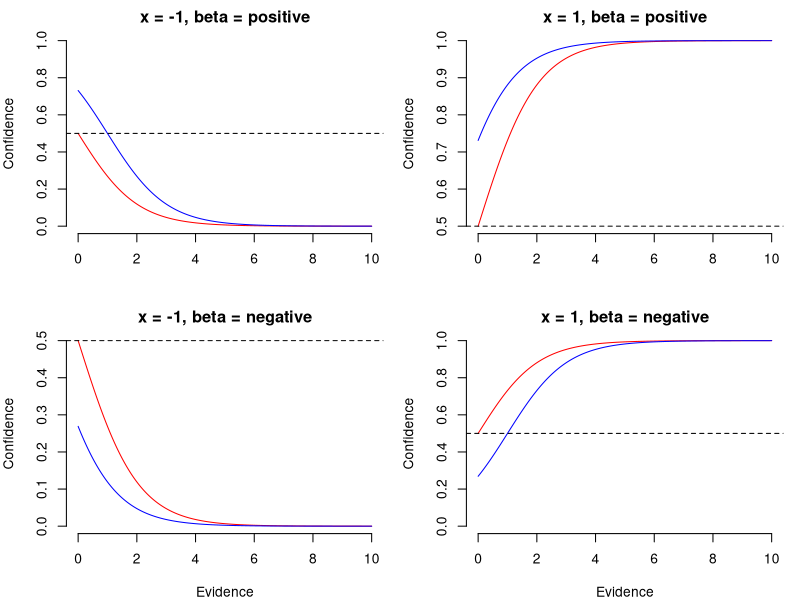
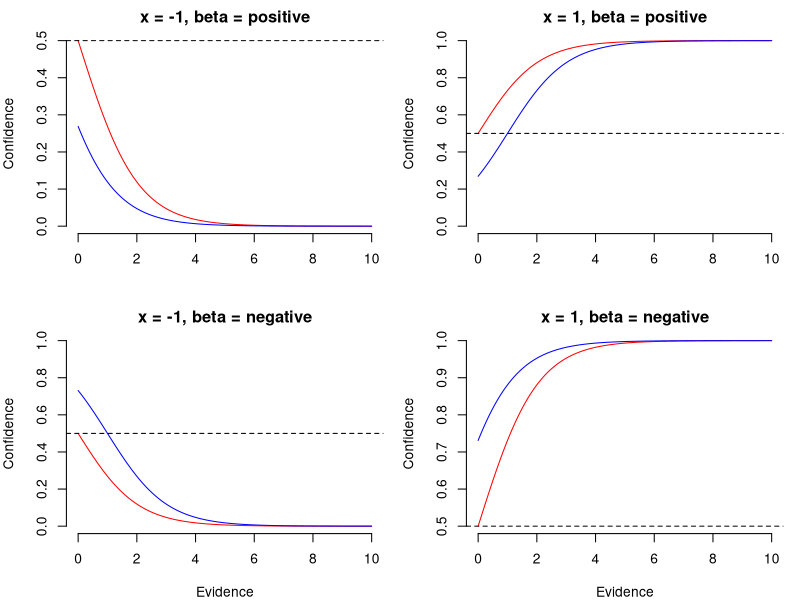
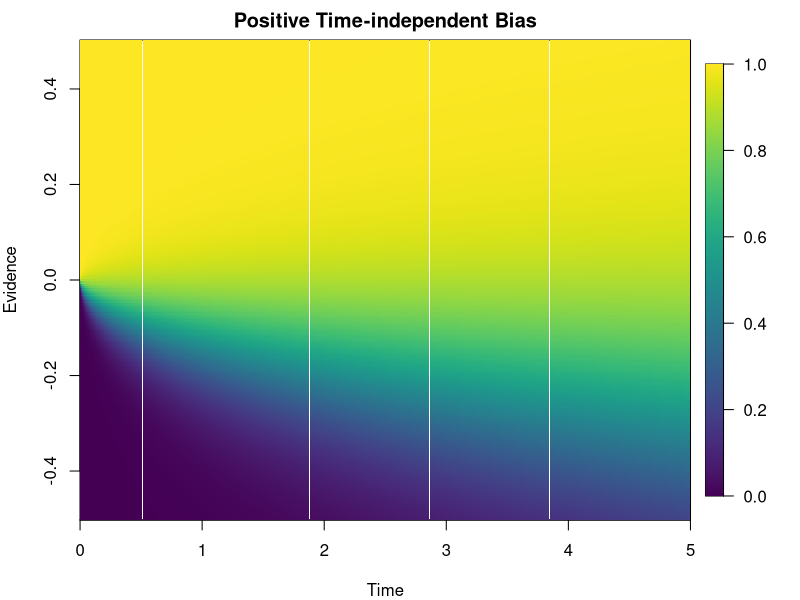
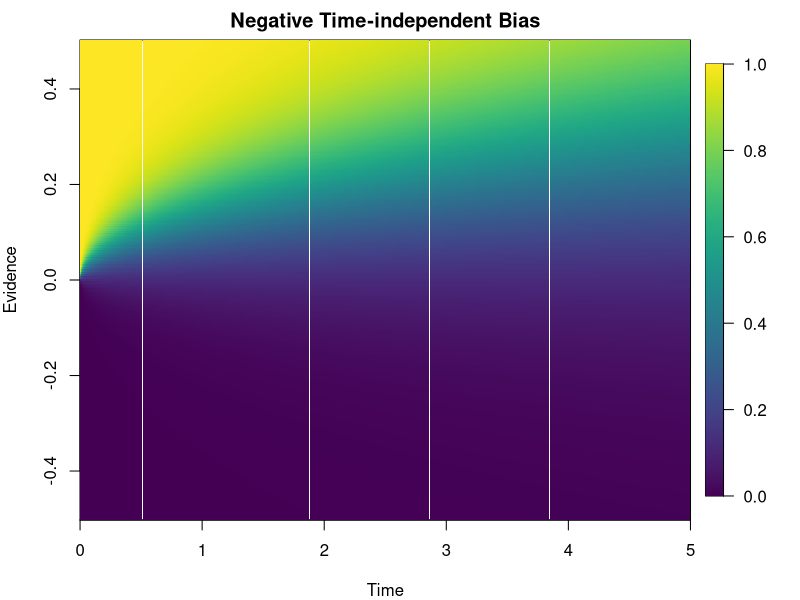
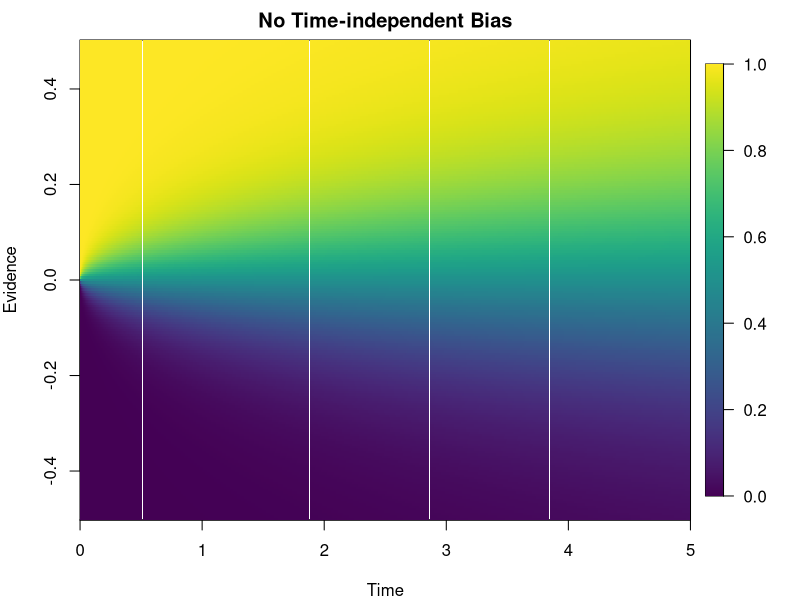
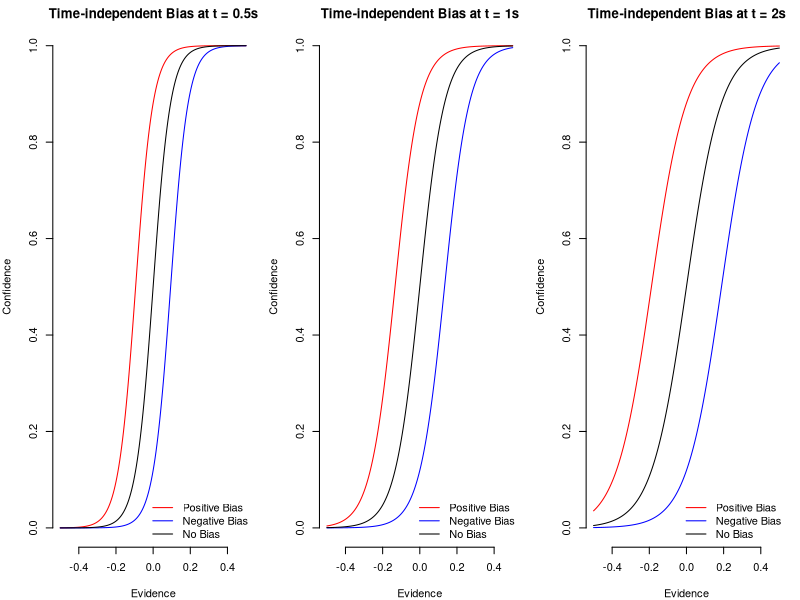
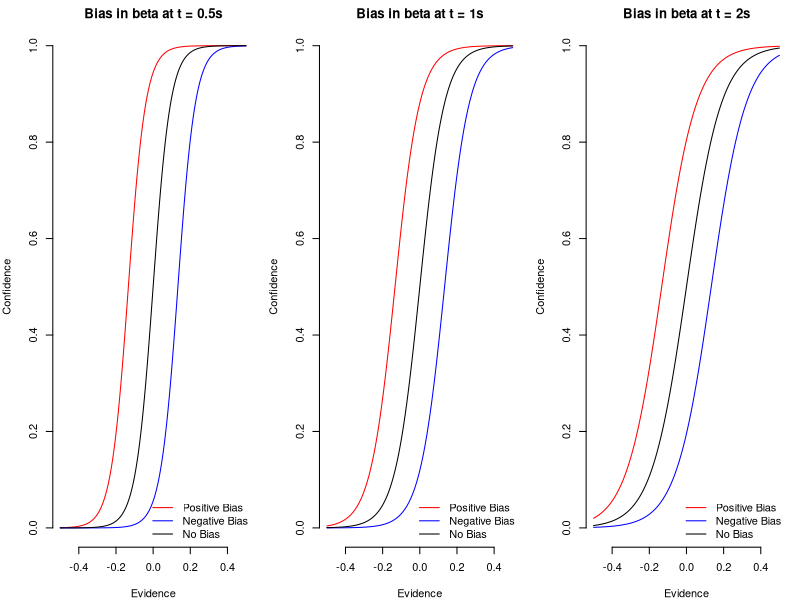
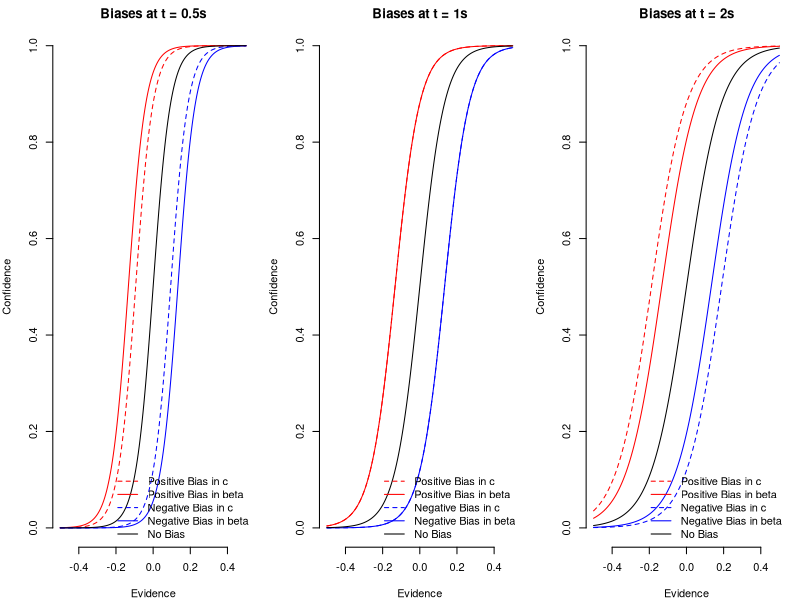

Source code (R) for these figures, in order:
#' ---
#' Additional code addressing reviewers comments 
#' ---

library(viridis)
library(fields)
# Set working directory to current file location
setwd(dirname(rstudioapi::getActiveDocumentContext()$path))

# Reproducing Reviewer #2's simulation ------------------------------------

ldc <- function(side,e,t,a,b) {
  return(1 / (1 + exp(- 1/sqrt(t) * (side*a*e + b))) )
}

ldc_wrong <- function(side,e,t,a,b) {
  return(1 / (1 + exp(- 1/sqrt(t) * (side*a*e - b))) )
}

a <- 1
b <- 0
bpos <- 1
bneg <- -1
e <- seq(0,10,.01)
t <- 1
left <- -1
right <- 1

jpeg("ldc_beta.jpg",width=14,height=14,units = 'cm',res= 300)
par(mfrow=c(2,2),mar=c(4,4,2,1))

plot(e,ldc(left,e,t,a,b),type="l",col="red",bty='n',xlab="",ylab="Confidence",
     main="x = -1, beta = positive",ylim=c(0,1))
lines(e,ldc(left,e,t,a,bpos),col="blue")
abline(h=0.5,lty=2)

plot(e,ldc(right,e,t,a,b),type="l",col="red",bty='n',xlab="",ylab="Confidence",
     main="x = 1, beta = positive",ylim=c(.5,1))
lines(e,ldc(right,e,t,a,bpos),col="blue")
abline(h=0.5,lty=2)

plot(e,ldc(left,e,t,a,b),type="l",col="red",bty='n',xlab="Evidence",ylab="Confidence",
     main="x = -1, beta = negative",ylim=c(0,.5))
lines(e,ldc(left,e,t,a,bneg),col="blue")
abline(h=0.5,lty=2)

plot(e,ldc(right,e,t,a,b),type="l",col="red",bty='n',xlab="Evidence",ylab="Confidence",
     main="x = 1, beta = negative",ylim=c(0,1))
lines(e,ldc(right,e,t,a,bneg),col="blue")
abline(h=0.5,lty=2)

dev.off()

jpeg("ldc_wrong_beta.jpg",width=14,height=14,units = 'cm',res= 300)
par(mfrow=c(2,2),mar=c(4,4,2,1))

plot(e,ldc_wrong(left,e,t,a,b),type="l",col="red",bty='n',xlab="",ylab="Confidence",
     main="x = -1, beta = positive",ylim=c(0,.5))
lines(e,ldc_wrong(left,e,t,a,bpos),col="blue")
abline(h=0.5,lty=2)

plot(e,ldc_wrong(right,e,t,a,b),type="l",col="red",bty='n',xlab="",ylab="Confidence",
     main="x = 1, beta = positive",ylim=c(0,1))
lines(e,ldc_wrong(right,e,t,a,bpos),col="blue")
abline(h=0.5,lty=2)

plot(e,ldc_wrong(left,e,t,a,b),type="l",col="red",bty='n',xlab="Evidence",ylab="Confidence",
     main="x = -1, beta = negative",ylim=c(0,1))
lines(e,ldc_wrong(left,e,t,a,bneg),col="blue")
abline(h=0.5,lty=2)

plot(e,ldc_wrong(right,e,t,a,b),type="l",col="red",bty='n',xlab="Evidence",ylab="Confidence",
     main="x = 1, beta = negative",ylim=c(.5,1))
lines(e,ldc_wrong(right,e,t,a,bneg),col="blue")
abline(h=0.5,lty=2)

dev.off()

# Simulations with time-independent bias ----------------------------------

ldc_bias <- function(side,evidence,time,a,b,c) {
  return(1 / (1 + exp(- 1/sqrt(time) * (side*a*evidence + b) - c)) )
}

# Parameters for simulation
a <- 15
b <- 0
bpos <- 2
bneg <- -2
cpos <- 2
cneg <- -2
c <- 0

dt <- 0.001
maxRT <- 5
t <- seq(0,maxRT,dt)
bound <- .5
ev_resolution <- 0.005
ev <- seq(-bound,bound,ev_resolution)

# Generate heatmap from simulation
sim_pos_c <- matrix(NA,nrow=length(t),ncol=length(ev))
sim_neg_c <- matrix(NA,nrow=length(t),ncol=length(ev))
sim_c <- matrix(NA,nrow=length(t),ncol=length(ev))
sim_pos_b <- matrix(NA,nrow=length(t),ncol=length(ev))
sim_neg_b <- matrix(NA,length(t),length(ev))
for (i in 1:length(t)) {
  for (j in 1:length(ev)) {
    sim_pos_c[i,j] <- ldc_bias(1,ev[j],t[i],a,b,cpos)
    sim_neg_c[i,j] <- ldc_bias(1,ev[j],t[i],a,b,cneg)
    sim_c[i,j] <- ldc_bias(1,ev[j],t[i],a,b,c)
    sim_pos_b[i,j] <- ldc_bias(1,ev[j],t[i],a,bpos,c)
    sim_neg_b[i,j] <- ldc_bias(1,ev[j],t[i],a,bneg,c)
  }
}

colmap <- viridis(10000)
# Plot heatmap using the viridis color map
jpeg("ldc_pos_bias.jpg",width=14,height=14,units = 'cm',res= 300)
par(mar=c(4,4,2,1))
image.plot(t, ev, sim_pos_c, col=colmap, xlab="Time", ylab="Evidence", 
      main="Positive Time-independent Bias")
dev.off()

jpeg("ldc_neg_bias.jpg",width=14,height=14,units = 'cm',res= 300)
par(mar=c(4,4,2,1))
image.plot(t, ev, sim_neg_c, col=colmap, xlab="Time", ylab="Evidence", 
      main="Negative Time-independent Bias")
dev.off()

jpeg("ldc_no_bias.jpg",width=14,height=14,units = 'cm',res= 300)
par(mar=c(4,4,2,1))
image.plot(t, ev, sim_c, col=colmap, xlab="Time", ylab="Evidence", 
      main="No Time-independent Bias")
dev.off()

# Plot confidence at fixed points in time
jpeg("ldc_bias_c.jpg",width=42,height=14,units = 'cm',res= 300)
par(mfrow=c(1,3),mar=c(4,4,2,1))

plot(ev,sim_pos_c[500,],type="l",col="red",bty='n',xlab="Evidence",ylab="Confidence",
     main="Time-independent Bias at t = 0.5s",ylim=c(0,1))
lines(ev,sim_neg_c[500,],col="blue")
lines(ev,sim_c[500,],type="l",col="black")
# Add legend
legend("bottomright",legend=c("Positive Bias","Negative Bias","No Bias"),col=c("red","blue","black"),lty=1, bty ='n')

plot(ev,sim_pos_c[1000,],type="l",col="red",bty='n',xlab="Evidence",ylab="Confidence",
     main="Time-independent Bias at t = 1s",ylim=c(0,1))
lines(ev,sim_neg_c[1000,],col="blue")
lines(ev,sim_c[1000,],type="l",col="black")
# Add legend
legend("bottomright",legend=c("Positive Bias","Negative Bias","No Bias"),col=c("red","blue","black"),lty=1, bty ='n')

plot(ev,sim_pos_c[2000,],type="l",col="red",bty='n',xlab="Evidence",ylab="Confidence",
     main="Time-independent Bias at t = 2s",ylim=c(0,1))
lines(ev,sim_neg_c[2000,],col="blue")
lines(ev,sim_c[2000,],type="l",col="black")
# Add legend
legend("bottomright",legend=c("Positive Bias","Negative Bias","No Bias"),col=c("red","blue","black"),lty=1, bty ='n')
dev.off()

dev.off()

# Make the same plots with the bias in the beta parameter (all in one figure)
jpeg("ldc_bias_beta.jpg",width=42,height=14,units = 'cm',res= 300)
par(mfrow=c(1,3),mar=c(4,4,2,1))
plot(ev,sim_pos_b[500,],type="l",col="red",bty='n',xlab="Evidence",ylab="Confidence",
     main="Bias in beta at t = 0.5s",ylim=c(0,1))
lines(ev,sim_neg_b[500,],col="blue")
lines(ev,sim_c[500,],type="l",col="black")
# Add legend
legend("bottomright",legend=c("Positive Bias","Negative Bias","No Bias"),col=c("red","blue","black"),lty=1, bty ='n')

plot(ev,sim_pos_b[1000,],type="l",col="red",bty='n',xlab="Evidence",ylab="Confidence",
     main="Bias in beta at t = 1s",ylim=c(0,1))
lines(ev,sim_neg_b[1000,],col="blue")
lines(ev,sim_c[1000,],type="l",col="black")
# Add legend
legend("bottomright",legend=c("Positive Bias","Negative Bias","No Bias"),col=c("red","blue","black"),lty=1, bty ='n')

plot(ev,sim_pos_b[2000,],type="l",col="red",bty='n',xlab="Evidence",ylab="Confidence",
     main="Bias in beta at t = 2s",ylim=c(0,1))
lines(ev,sim_neg_b[2000,],col="blue")
lines(ev,sim_c[2000,],type="l",col="black")
# Add legend
legend("bottomright",legend=c("Positive Bias","Negative Bias","No Bias"),col=c("red","blue","black"),lty=1, bty ='n')
dev.off()

# Plot biases in c and beta in the same figure
jpeg("ldc_bias_c_beta.jpg",width=42,height=14,units = 'cm',res= 300)
par(mfrow=c(1,3),mar=c(4,4,2,1))

plot(ev,sim_pos_c[500,],type="l",col="red",bty='n',xlab="Evidence",ylab="Confidence",
     main="Biases at t = 0.5s",ylim=c(0,1),lty=2)
lines(ev,sim_pos_b[500,],col="red")
lines(ev,sim_neg_c[500,],col="blue",lty=2)
lines(ev,sim_neg_b[500,],col="blue")
lines(ev,sim_c[500,],type="l",col="black")
# Add legend
legend("bottomright",col=c("red","red","blue","blue","black"),lty=c(2,1,2,1,1), bty ='n',
       legend=c("Positive Bias in c","Positive Bias in beta","Negative Bias in c","Negative Bias in beta","No Bias"))

plot(ev,sim_pos_c[1000,],type="l",col="red",bty='n',xlab="Evidence",ylab="Confidence",
     main="Biases at t = 1s",ylim=c(0,1),lty=2)
lines(ev,sim_pos_b[1000,],col="red")
lines(ev,sim_neg_c[1000,],col="blue",lty=2)
lines(ev,sim_neg_b[1000,],col="blue")
lines(ev,sim_c[1000,],type="l",col="black")
# Add legend
legend("bottomright",col=c("red","red","blue","blue","black"),lty=c(2,1,2,1,1), bty ='n',
       legend=c("Positive Bias in c","Positive Bias in beta","Negative Bias in c","Negative Bias in beta","No Bias"))

plot(ev,sim_pos_c[2000,],type="l",col="red",bty='n',xlab="Evidence",ylab="Confidence",
     main="Biases at t = 2s",ylim=c(0,1),lty=2)
lines(ev,sim_pos_b[2000,],col="red")
lines(ev,sim_neg_c[2000,],col="blue",lty=2)
lines(ev,sim_neg_b[2000,],col="blue")
lines(ev,sim_c[2000,],type="l",col="black")
# Add legend
legend("bottomright",col=c("red","red","blue","blue","black"),lty=c(2,1,2,1,1), bty ='n',
       legend=c("Positive Bias in c","Positive Bias in beta","Negative Bias in c","Negative Bias in beta","No Bias"))

dev.off()
